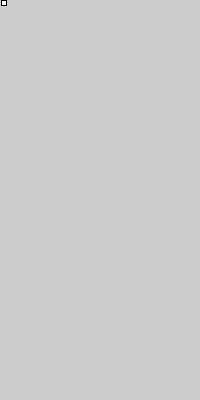
Frame 1 (no input)
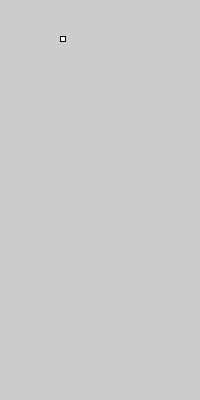
Frame 60 (the mouse pressed at the canvas centre just before this capture)
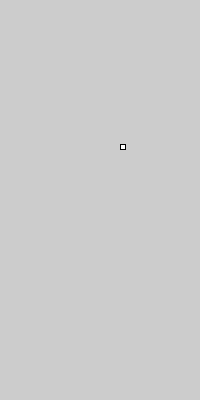
Frame 120 (the mouse held since frame 60 and released just before this capture)

The Processing sketch that drew these frames (run headless with seeded random() and noise(); from frame 60 on, the mouse is pressed at the canvas centre):

// Processing sketch: anim_eg_01
// ── anim_eg_01.pde
void setup()
{
  size(200, 400);
}

float x = 0;
float y = 0;
void draw()
{
  background(204);
  if ( x>width ) x = 0;
  x = x+1;
  y = x*x/100;
  rect(x, y, 5, 5);
}
